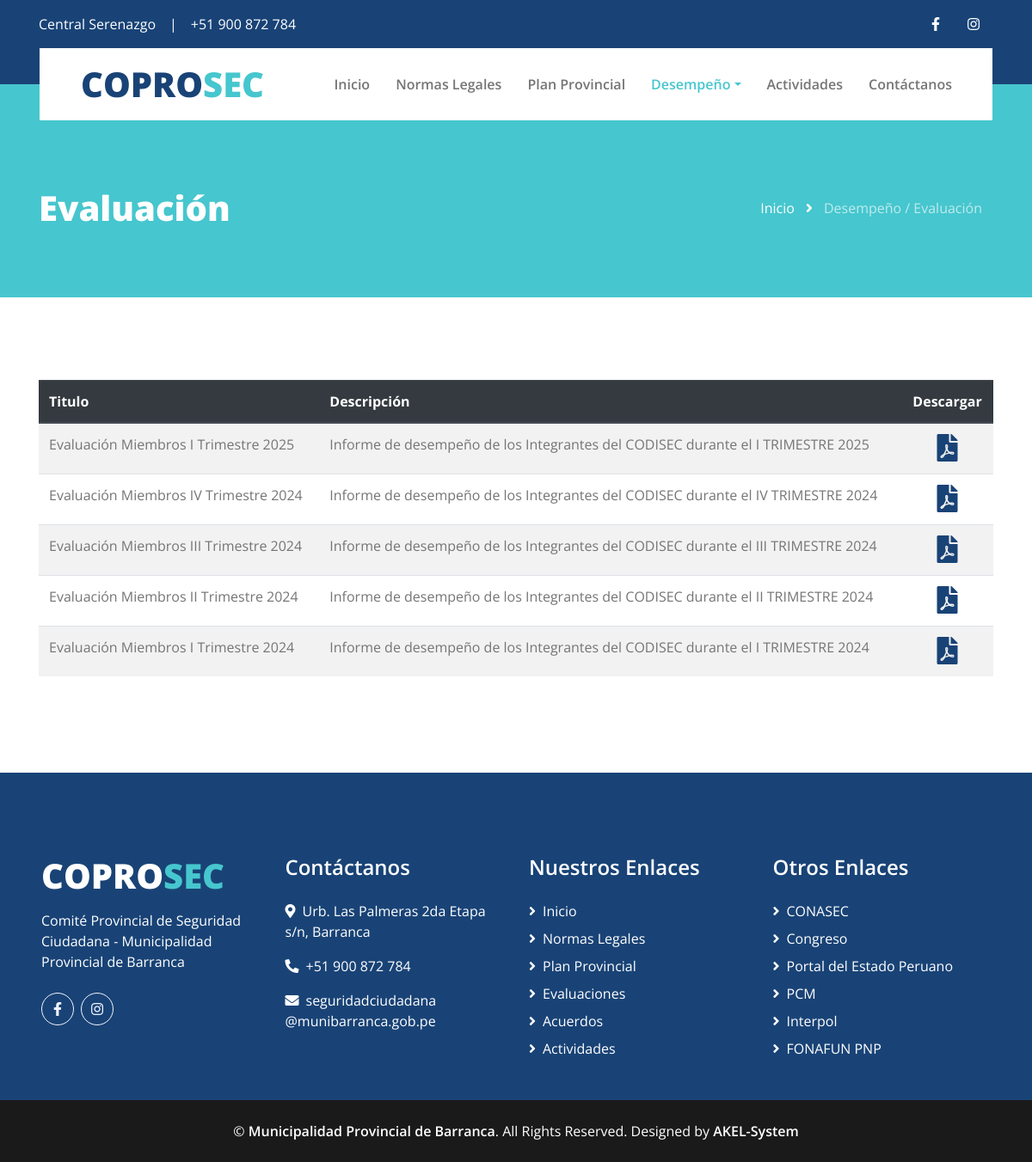
The page /codisec/assessments/assessments/ on the database its author committed.
### applications/general/models.py (models this page shows, shortened)
class General(models.Model):
    mobile = models.CharField('Movil',max_length=15)
    email = models.EmailField('Email',max_length=150)
    address = models.CharField('Direccion',max_length=255)
    created_at = models.DateTimeField('Creado el',auto_now_add=True)
    updated_at = models.DateTimeField('Actualizado el',auto_now=True)
    class Meta:
        verbose_name = 'Dato General'
        verbose_name_plural = 'Generales'
        ordering = ['-created_at']

### applications/performance/models.py (models this page shows, shortened)
class Performance(models.Model):
    TYPE_PERFORMANCE = {
        "A": "Acuerdo",
        "E": "Evaluación",
    }
    title = models.CharField('Titulo', max_length=100)
    description = models.CharField('Descripción', max_length=250)
    type_performance = models.CharField('Tipo', max_length=1, choices=TYPE_PERFORMANCE)
    file = models.FileField('Archivo', upload_to='performance/')
    estado = models.BooleanField('Estado', default=True)
    created_at = models.DateTimeField('Created At', auto_now_add=True)
    updated_at = models.DateTimeField('Updated At', auto_now=True)
    class Meta:
        verbose_name = "Desempeño"
        verbose_name_plural = "Informes de Desempeño"
        ordering = ['-created_at']

### applications/performance/views.py (the view)
# urls.py: path('assessments/', AssessmentListView.as_view(), name='assessment_list'),
class AssessmentListView(ListView):
    template_name = "performance/assessment_list.html"
    context_object_name = 'assessments'
    def get_queryset(self):
        return Performance.objects.filter(type_performance='E', estado=True).order_by('-created_at')

### applications/general/processors.py (called while the page is built)
def ctx_general(request):
    from applications.general.models import General
    general = General.objects.first()
    return {
        'general': general
    }

### applications/social/processors.py (called while the page is built)
def ctx_dict_social_links(request):
    ctx = {}
    social_links = Link.objects.all()
    for link in social_links:
        ctx[link.key] = link.url
    return ctx

### templates/performance/assessment_list.html (shortened to what this page needs)
{% extends "core/base.html" %}
{% load static %}
{% block content %}
    <div class="page-header container-fluid bg-secondary pt-2 pt-lg-5 pb-2 mb-5">
        <div class="container py-5">
            <div class="row align-items-center py-4">
                <div class="col-md-6 text-center text-md-left">
                    <h1 class="mb-4 mb-md-0 text-white">Evaluación</h1>
                </div>
                <div class="col-md-6 text-center text-md-right">
                    <div class="d-inline-flex align-items-center">
                        <a class="btn text-white" href="{% url "home" %}">Inicio</a>
                        <i class="fas fa-angle-right text-white"></i>
                        <a class="btn text-white disabled" href="">Desempeño / Evaluación</a>
                    </div>
                </div>
            </div>
        </div>
    </div>
    <div class="container py-5">
        <table class="table table-striped">
            <thead class="thead-dark">
                <tr>
                    <th scope="col">Titulo</th>
                    <th scope="col">Descripción</th>
                    <th scope="col" class="text-center align-middle">Descargar</th>
                </tr>
            </thead>
            <tbody>
                {% for assessment in assessments %}
                <tr>
                    <td>{{ assessment.title }}</td>
                    <td>{{ assessment.description }}</td>
                    <td class="text-center align-middle">
                        <a href="{{ assessment.file.url }}" title="Descargar {{ assessment.title }}" target="_blank" rel="noopener" class="pdf-download d-inline-flex align-items-center">
                            <i class="fas fa-file-pdf fa-2x text-primary" aria-hidden="true"></i>
                        </a>
                    </td>
                </tr>
                {% empty %}
                <tr>
                    <td colspan="3">No hay evaluaciones disponibles.</td>
                </tr>
                {% endfor %}
            </tbody>
        </table>
    </div>
{% endblock content %}

### templates/core/base.html (shortened to what this page needs)
<!DOCTYPE html>
<html lang="en">
<head>
    {% load static %}
    <link href="https://cdnjs.cloudflare.com/ajax/libs/font-awesome/5.15.0/css/all.min.css" rel="stylesheet">
    <link href="{% static 'lib/owlcarousel/assets/owl.carousel.min.css' %}" rel="stylesheet">
    <link href="{% static 'css/style.css' %}" rel="stylesheet">
</head>
<body>
    <div class="container-fluid bg-primary py-3">
        <div class="container">
            <div class="row">
                <div class="col-md-6 text-center text-lg-left mb-2 mb-lg-0">
                    <div class="d-inline-flex align-items-center">
                        <a class="text-white pr-3" href="">Central Serenazgo</a>
                        <span class="text-white">|</span>
                        <a class="text-white px-3" href="">{{ general.mobile }}</a>
                    </div>
                </div>
                <div class="col-md-6 text-center text-lg-right">
                    <div class="d-inline-flex align-items-center">
                        {% if LINK_FACEBOOK %}
                        <a class="text-white px-3" href="{{LINK_FACEBOOK}}">
                            <i class="fab fa-facebook-f"></i>
                        </a>
                        {% endif %}
                        {% if LINK_INSTAGRAM %}
                        <a class="text-white px-3" href="{{LINK_INSTAGRAM}}">
                            <i class="fab fa-instagram"></i>
                        </a>
                        {% endif %}
                    </div>
                </div>
            </div>
        </div>
    </div>
    <div class="container-fluid position-relative nav-bar p-0">
        <div class="container-lg position-relative p-0 px-lg-3" style="z-index: 9;">
            <nav class="navbar navbar-expand-lg bg-white navbar-light py-3 py-lg-0 pl-3 pl-lg-5">
                <a href="{% url "home" %}" class="navbar-brand">
                    <h1 class="m-0 text-secondary"><span class="text-primary">COPRO</span>SEC</h1>
                </a>
                <div class="collapse navbar-collapse justify-content-between px-3" id="navbarCollapse">
                    <div class="navbar-nav ml-auto py-0">
                        <a href="{% url "home" %}" class="nav-item nav-link {% if request.resolver_match.url_name == 'home' %}active{% endif %} ">Inicio</a>
                        <a href="{% url "norms_list" %}" class="nav-item nav-link {% if request.resolver_match.url_name == 'norms_list' %}active{% endif %}">Normas Legales</a>
                        <a href="{% url "plan_list" %}" class="nav-item nav-link {% if request.resolver_match.url_name == 'plan_list' %}active{% endif %}">Plan Provincial</a>
                        <div class="nav-item dropdown">
                            <a href="#" class="nav-link dropdown-toggle {% if request.resolver_match.url_name == 'assessment_list' or request.resolver_match.url_name == 'agreement_list' %}active{% endif %} " data-toggle="dropdown">Desempeño</a>
                        </div>
                        <a href="{% url "activities" %}" class="nav-item nav-link {% if request.resolver_match.url_name == 'activities' %}active{% endif %}">Actividades</a>
                        <a href="{% url "contact" %}" class="nav-item nav-link {% if request.resolver_match.url_name == 'contact' %}active{% endif %}">Contáctanos</a>
                    </div>
                </div>
            </nav>
        </div>
    </div>
    {% block content %}
    {% endblock %}
    <div class="container-fluid bg-primary text-white mt-5 pt-5 px-sm-3 px-md-5">
        <div class="row pt-5">
            <div class="col-lg-3 col-md-6 mb-5">
                <a href=""><h1 class="text-secondary mb-3"><span class="text-white">COPRO</span>SEC</h1></a>
                <p>Comité Provincial de Seguridad Ciudadana - Municipalidad Provincial de Barranca</p>
                <div class="d-flex justify-content-start mt-4">
                    {% if LINK_FACEBOOK %}
                    <a class="btn btn-outline-light rounded-circle text-center mr-2 px-0" style="width: 38px; height: 38px;" href="{{LINK_FACEBOOK}}"><i class="fab fa-facebook-f"></i></a>
                    {% endif %}
                    {% if LINK_INSTAGRAM %}
                    <a class="btn btn-outline-light rounded-circle text-center mr-2 px-0" style="width: 38px; height: 38px;" href="{{LINK_INSTAGRAM}}"><i class="fab fa-instagram"></i></a>
                    {% endif %}
                </div>
            </div>
            <div class="col-lg-3 col-md-6 mb-5">
                <h4 class="text-white mb-4">Contáctanos</h4>
                <p><i class="fa fa-map-marker-alt mr-2"></i>{{ general.address }}</p>
                <p><i class="fa fa-phone-alt mr-2"></i>{{ general.mobile }}</p>
                <p><i class="fa fa-envelope mr-2"></i>seguridadciudadana @munibarranca.gob.pe</p>
            </div>
            <div class="col-lg-3 col-md-6 mb-5">
                <h4 class="text-white mb-4">Nuestros Enlaces</h4>
                <div class="d-flex flex-column justify-content-start">
                    <a class="text-white mb-2" href="{% url "home" %}"><i class="fa fa-angle-right mr-2"></i>Inicio</a>
                    <a class="text-white mb-2" href="{% url "norms_list" %}"><i class="fa fa-angle-right mr-2"></i>Normas Legales</a>
                    <a class="text-white mb-2" href="{% url "plan_list" %}"><i class="fa fa-angle-right mr-2"></i>Plan Provincial</a>
                    <a class="text-white mb-2" href="{% url "assessment_list" %}"><i class="fa fa-angle-right mr-2"></i>Evaluaciones</a>
                    <a class="text-white mb-2" href="{% url "agreement_list" %}"><i class="fa fa-angle-right mr-2"></i>Acuerdos</a>
                    <a class="text-white" href="{% url "activities" %}"><i class="fa fa-angle-right mr-2"></i>Actividades</a>
                </div>
            </div>
            <div class="col-lg-3 col-md-6 mb-5">
                <h4 class="text-white mb-4">Otros Enlaces</h4>
                <div class="d-flex flex-column justify-content-start">
                    <a class="text-white mb-2" href="https://conasec.mininter.gob.pe/" target="_blank"><i class="fa fa-angle-right mr-2"></i>CONASEC</a>
                    <a class="text-white mb-2" href="https://www.congreso.gob.pe/" target="_blank"><i class="fa fa-angle-right mr-2"></i>Congreso</a>
                    <a class="text-white mb-2" href="https://www.peru.gob.pe/" target="_blank"><i class="fa fa-angle-right mr-2"></i>Portal del Estado Peruano</a>
                    <a class="text-white mb-2" href="https://www.gob.pe/pcm" target="_blank"><i class="fa fa-angle-right mr-2"></i>PCM</a>
                    <a class="text-white mb-2" href="https://www.interpol.int/" target="_blank"><i class="fa fa-angle-right mr-2"></i>Interpol</a>
                    <a class="text-white" href="http://fonafun.pnp.gob.pe/" target="_blank"><i class="fa fa-angle-right mr-2"></i>FONAFUN PNP</a>
                </div>
            </div>
        </div>
    </div>
    <div class="container-fluid bg-dark text-white py-4 px-sm-3 px-md-5">
        <p class="m-0 text-center text-white">
            &copy; <a class="text-white font-weight-medium" href="#">Municipalidad Provincial de Barranca</a>. All Rights Reserved. Designed by
            <a class="text-white font-weight-medium" href="https://htmlcodex.com">AKEL-System</a>
        </p>
    </div>
</body>
</html>

### rows shown on the page
General: mobile "+51 900 872 784", address "Urb. Las Palmeras 2da Etapa s/n, Barranca"
Performance: title "Evaluación Miembros I Trimestre 2025", description "Informe de desempeño de los Integrantes del CODISEC durante el I TRIMESTRE 2025"
Performance: title "Evaluación Miembros IV Trimestre 2024", description "Informe de desempeño de los Integrantes del CODISEC durante el IV TRIMESTRE 2024"
Performance: title "Evaluación Miembros III Trimestre 2024", description "Informe de desempeño de los Integrantes del CODISEC durante el III TRIMESTRE 2024"
Performance: title "Evaluación Miembros II Trimestre 2024", description "Informe de desempeño de los Integrantes del CODISEC durante el II TRIMESTRE 2024"
Performance: title "Evaluación Miembros I Trimestre 2024", description "Informe de desempeño de los Integrantes del CODISEC durante el I TRIMESTRE 2024"
